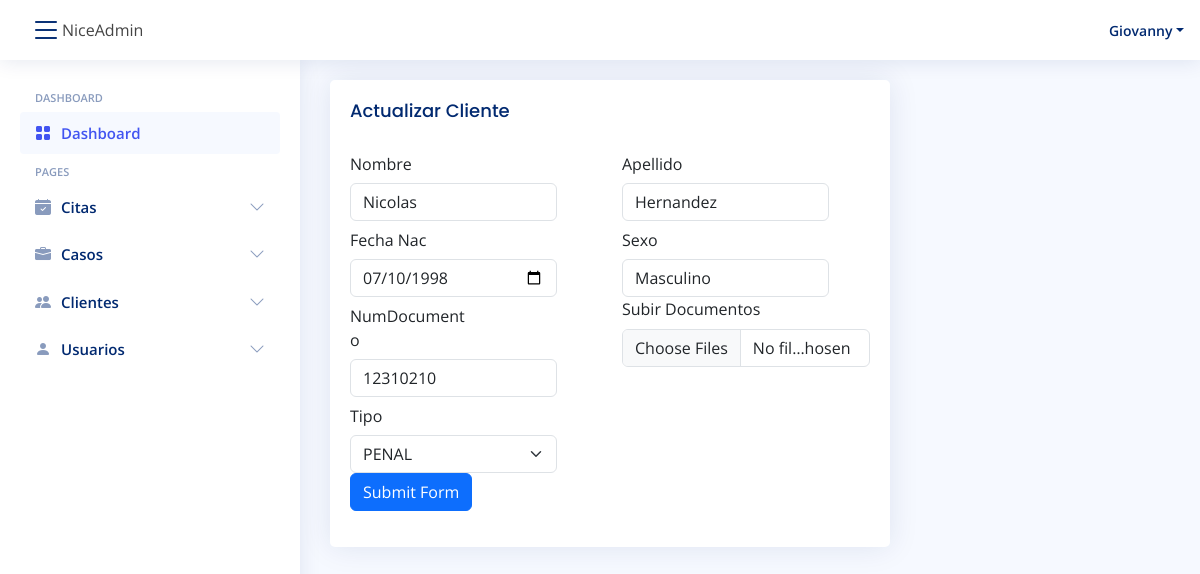
The page /clientes/ClientUpdate/1/ (signed in) on the database its author committed.
### clientes/models.py (models this page shows, shortened)
class Cliente(models.Model):
    id = models.BigAutoField(primary_key=True)
    nombre = models.CharField(max_length=100)
    apellido = models.CharField(max_length=100)
    fecha_Nac = models.DateTimeField("Fecha Nacimiento")
    sexo = models.CharField(max_length=20)
    documento = models.FileField(
        upload_to="documentos/casos")  # cedula ...
    tipo = models.ForeignKey(
        TipoCliente, on_delete=models.CASCADE, default=0)
    NumDocumento = models.CharField(max_length=20, )

class TipoCliente(models.Model):
    id = models.BigAutoField(primary_key=True)
    titulo = models.CharField(max_length=100)
    descripcion = models.TextField(max_length=200)

### clientes/views.py (the view)
# urls.py: path("ClientUpdate/<int:pk>/", views.UpdateClient, name="UpdateClient"),
def UpdateClient(request, pk):
    tipo = TipoCliente.objects.all()
    cliente = get_object_or_404(Cliente, pk=pk)
    if request.method == 'POST':
        form = ClienteForm(request.POST, instance=cliente)
        if form.is_valid():
            form.save()
            return redirect('clientes')
    else:
        form = ClienteForm(instance=cliente)
    return render(request, 'clientes/UpdateClient.html',
                  {'form': form,
                   'cliente': cliente,
                   'tipo': tipo})

### clientes/forms.py
class ClienteForm(forms.ModelForm):
    class Meta:
        model = Cliente
        fields = ['nombre', 'apellido', 'fecha_Nac', 'sexo', 'documento', 'tipo', 'NumDocumento']

### clientes/templates/clientes/UpdateClient.html (shortened to what this page needs)
{% extends "base/base.html" %}
{% load static %}
{% block content %}
<div class="col-lg-8">
    <div class="card">
      <div class="card-body">
        <h5 class="card-title">Actualizar Cliente</h5>
        <form method="POST" enctype="multipart/form-data" class="row mb-3">
          <div class="col-md-6">
            <label for="" class="col-sm-4 col-form-label">Nombre</label>
            <div class="col-sm-10">
                <input type="text" value="{{cliente.nombre}}" name="nombre" class="form-control" id="nombre" required>
            </div>
          </div>
          <div class="col-md-6">
            <label for="" class="col-sm-4 col-form-label">Apellido</label>
            <div class="col-sm-10">
              <input type="text" value="{{cliente.apellido}}" name="apellido" id="apellido" class="form-control">
            </div>
          </div>
          <div class="col-md-6">
            <label for="" class="col-sm-4 col-form-label">Fecha Nac</label>
            <div class="col-sm-10">
              <input type="date" value="{% if cliente.fecha_Nac %}{{ cliente.fecha_Nac|date:'Y-m-d' }}{% endif %}" name="fecha_Nac" class="form-control" id="id_fecha" >
            </div>
          </div>
          <div class="col-md-6">
            <label for="" class="col-sm-4 col-form-label">Sexo</label>
            <div class="col-sm-10">
              <input type="text" value="{{cliente.sexo}}" name="sexo" id="sexo" class="form-control">
            </div>
          </div>
          <div class="col-md-6">
            <label for="" class="col-sm-6 col-form-label">NumDocumento</label>
            <div class="col-sm-10">
              <input type="text" value="{{cliente.NumDocumento}}" name="NumDocumento" id="NumDocumento" class="form-control">
            </div>
          </div>
          <div class="col-md-6">
            <label for="formFileMultiple" class="form-label">Subir Documentos</label>
            <input class="form-control" type="file" name="documento[]" id="documento" multiple>
        </div>
        <div class="col-md-6">
            <label class="col-sm-4 col-form-label">Tipo</label>
            <div class="col-sm-10">
              <select class="form-select" name="tipo" aria-label="Default select example">
                <option selected>{{cliente.tipo.titulo}}</option>
              </select>
            </div>
          </div>
          <div class="col-md-12">
            <div class="col-sm-10">
              <button type="submit" class="btn btn-primary">Submit Form</button>
            </div>
          </div>
        </form>
      </div>
    </div>
  </div>
{% endblock %}

### base/templates/base/base.html (shortened to what this page needs)
{% load static %}
<head>
  <link href="{% static 'assets/vendor/bootstrap/css/bootstrap.min.css' %}" rel="stylesheet">
  <link href="{% static 'assets/vendor/bootstrap-icons/bootstrap-icons.css' %}" rel="stylesheet">
  <link href="{% static 'assets/vendor/boxicons/css/boxicons.min.css' %}" rel="stylesheet">
  <link href="{% static 'assets/vendor/quill/quill.snow.css' %}" rel="stylesheet">
  <link href="{% static 'assets/vendor/quill/quill.bubble.css' %}" rel="stylesheet">
  <link href="{% static 'assets/vendor/remixicon/remixicon.css' %}" rel="stylesheet">
  <link href="{% static 'assets/vendor/simple-datatables/style.css' %}" rel="stylesheet">
  <link rel="stylesheet" href="{% static 'base/css/style.css' %}">
</head>
<body>
    {% if user.is_authenticated %}
    <header id="header" class="header fixed-top d-flex align-items-center">
      <div class="d-flex align-items-center justify-content-between">
        <i class="bi bi-list toggle-sidebar-btn"></i>
        <span class="d-none d-lg-block">NiceAdmin</span>
      </div>
      <nav class="header-nav ms-auto">
        <ul class="d-flex align-items-center">
          <li class="nav-item dropdown pe-3">
            <a class="nav-link nav-profile d-flex align-items-center pe-0" href="#" data-bs-toggle="dropdown">
              <span class="d-none d-md-block dropdown-toggle ps-2">{{ user.username }}</span>
            </a>
          </li>
        </ul>
      </nav>
    </header>
    <aside id="sidebar" class="sidebar">
      <ul class="sidebar-nav" id="sidebar-nav">
        <li class="nav-heading">Dashboard</li>
        <li class="nav-item">
          <a class="nav-link " href="{% url 'dash' %}">
            <i class="bi bi-grid-fill"></i>
            <span>Dashboard</span>
          </a>
        </li>
        <li class="nav-heading">Pages</li>
        <li class="nav-item">
          <a class="nav-link collapsed" data-bs-target="#Citas-nav" data-bs-toggle="collapse" href="#">
            <i class="bi bi-calendar-check-fill"></i><span>Citas</span><i class="bi bi-chevron-down ms-auto"></i>
          </a>
        </li>
        <li class="nav-item">
          <a class="nav-link collapsed" data-bs-target="#Casos-nav" data-bs-toggle="collapse" href="#">
            <i class="bi bi-briefcase-fill"></i><span>Casos</span><i class="bi bi-chevron-down ms-auto"></i>
          </a>
        </li>
        <li class="nav-item">
          <a class="nav-link collapsed" data-bs-target="#Clientes-nav" data-bs-toggle="collapse" href="#">
            <i class="bi bi-people-fill"></i><span>Clientes</span><i class="bi bi-chevron-down ms-auto"></i>
          </a>
        </li>
        <li class="nav-item">
          <a class="nav-link collapsed" data-bs-target="#user-nav" data-bs-toggle="collapse" href="#">
            <i class="bi bi-person-fill"></i><span>Usuarios</span><i class="bi bi-chevron-down ms-auto"></i>
          </a>
        </li>
      </ul>
    </aside>
    {% else %}
      <a href="{% url 'login' %} ">INICIAR SESSION</a>
    {% endif %}
    <main id="main" class="main">
      {% block content %}
      {% endblock %}
    </main>
</body>

### static/base/css/style.css (style rules this page uses)
body { font-family: "Open Sans", sans-serif; background: #f6f9ff; color: #444444; }
a { color: #4154f1; text-decoration: none; }
h1, h2, h3, h4, h5, h6 { font-family: "Nunito", sans-serif; }
#main { margin-top: 60px; padding: 20px 30px; transition: all 0.3s; }
.card { margin-bottom: 30px; border: none; border-radius: 5px; box-shadow: 0px 0 30px rgba(1, 41, 112, 0.1); }
.card-title { padding: 20px 0 15px 0; font-size: 18px; font-weight: 500; color: #012970; font-family: "Poppins", sans-serif; }
.card-body { padding: 0 20px 20px 20px; }
.header { transition: all 0.5s; z-index: 997; height: 60px; box-shadow: 0px 2px 20px rgba(1, 41, 112, 0.1); background-color: #fff; padding-left: 20px; }
.header .toggle-sidebar-btn { font-size: 32px; padding-left: 10px; cursor: pointer; color: #012970; }
.header-nav ul { list-style: none; }
.header-nav>ul { margin: 0; padding: 0; }
.header-nav .nav-profile { color: #012970; }
.header-nav .nav-profile span { font-size: 14px; font-weight: 600; }
.sidebar { position: fixed; top: 60px; left: 0; bottom: 0; width: 300px; z-index: 996; transition: all 0.3s; padding: 20px; overflow-y: auto; scrollbar-width: thin; scrollbar-color: #aab7cf transparent; box-shadow: 0px 0px 20px rgba(1, 41, 112, 0.1); background-color: #fff; }
@media (min-width: 1200px) { #main, #footer { margin-left: 300px; } }
.sidebar-nav { padding: 0; margin: 0; list-style: none; }
.sidebar-nav li { padding: 0; margin: 0; list-style: none; }
.sidebar-nav .nav-item { margin-bottom: 5px; }
.sidebar-nav .nav-heading { font-size: 11px; text-transform: uppercase; color: #899bbd; font-weight: 600; margin: 10px 0 5px 15px; }
.sidebar-nav .nav-link { display: flex; align-items: center; font-size: 15px; font-weight: 600; color: #4154f1; transition: 0.3; background: #f6f9ff; padding: 10px 15px; border-radius: 4px; }
.sidebar-nav .nav-link i { font-size: 16px; margin-right: 10px; color: #4154f1; }
.sidebar-nav .nav-link.collapsed { color: #012970; background: #fff; }
.sidebar-nav .nav-link.collapsed i { color: #899bbd; }
.sidebar-nav .nav-link .bi-chevron-down { margin-right: 0; transition: transform 0.2s ease-in-out; }

### rows shown on the page
Cliente: nombre "Nicolas", apellido "Hernandez", fecha_Nac "07/10/1998", sexo "Masculino", NumDocumento "12310210", tipo "PENAL"

### other values the page prints
{{ user.username }} "Giovanny"
